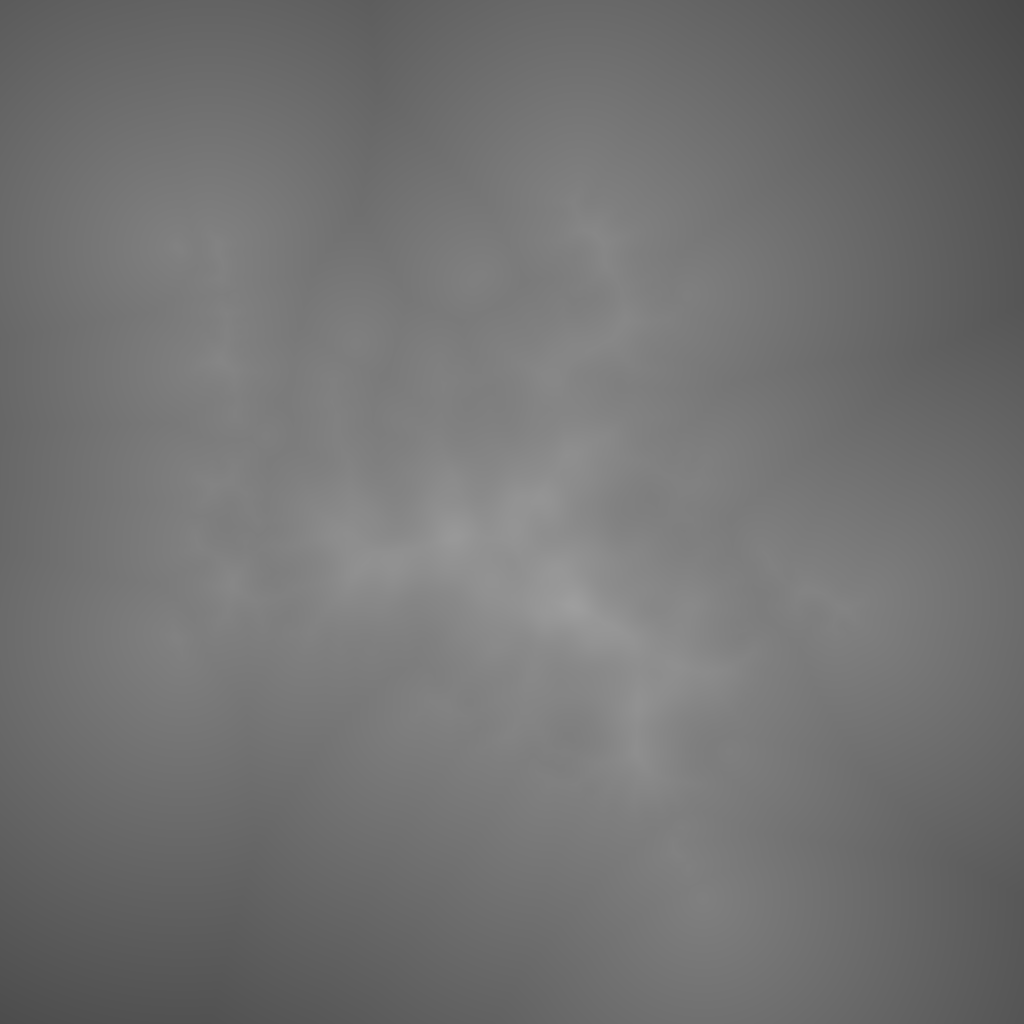

Source code (Python):
#! /usr/bin/env python

"Generate a random island."

import heman
import numpy as np
import time
import PIL.Image
import PIL.ImageDraw
import PIL.ImageEnhance


def generate_island():
    elevation = heman.Generate.island_heightmap(1024, 1024, 101)
    grad = heman.Color.create_gradient(256, GRADIENT)
    albedo = heman.Color.apply_gradient(elevation, -0.5, 0.5, grad)
    final = heman.Lighting.apply(elevation, albedo, 1, 1, 0.5, LIGHTPOS)
    array = heman.Export.u8(final, 0, 1)
    im = PIL.Image.fromarray(array, 'RGB')
    im.save('island.png')
    open('island.1024.bin', 'wb').write(elevation.array)

    array = heman.Export.u8(elevation, -1, 1)
    im = PIL.Image.fromarray(array, 'L')
    im.save('msquares_island_hmap.png')


GRADIENT = [
    000, 0x001070,
    126, 0x2C5A7C,
    127, 0xE0F0A0,
    128, 0x5D943C,
    160, 0x606011,
    200, 0xFFFFFF,
    255, 0xFFFFFF,
]

LIGHTPOS = (-.5, .5, 1)

if __name__ == '__main__':
    import multiprocessing
    print multiprocessing.cpu_count(), 'cores'
    start_time = time.time()
    generate_island()
    elapsed = time.time() - start_time
    print('{:.3f} seconds.'.format(elapsed))
